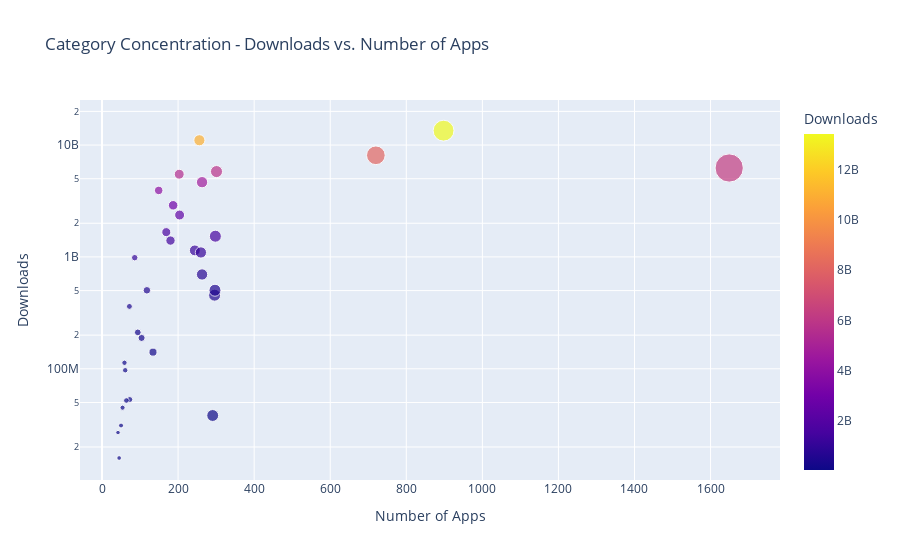

Notebook code for this chart:
### Code cell
scatter = px.scatter(cate_install_apps, x='Nb_Apps', y='Downloads', color='Downloads', size='Nb_Apps',
                    title = 'Category Concentration - Downloads vs. Number of Apps', hover_name='Category')
scatter.update_layout(xaxis_title='Number of Apps',
                     yaxis=dict(type='log'))
scatter.show()

### Figure 1 — Plotly figure (JSON) as saved in the notebook; plotly's stock layout.template omitted (floating-point values rounded to 4 significant figures)
{"data": [{"hovertemplate": "<b>%{hovertext}</b><br><br>Nb_Apps=%{marker.size}<br>Downloads=%{marker.color}<extra></extra>", "hovertext": ["ART_AND_DESIGN", "AUTO_AND_VEHICLES", "BEAUTY", "BOOKS_AND_REFERENCE", "BUSINESS", "COMICS", "COMMUNICATION", "DATING", "EDUCATION", "ENTERTAINMENT", "EVENTS", "FAMILY", "FINANCE", "FOOD_AND_DRINK", "GAME", "HEALTH_AND_FITNESS", "HOUSE_AND_HOME", "LIBRARIES_AND_DEMO", "LIFESTYLE", "MAPS_AND_NAVIGATION", "MEDICAL", "NEWS_AND_MAGAZINES", "PARENTING", "PERSONALIZATION", "PHOTOGRAPHY", "PRODUCTIVITY", "SHOPPING", "SOCIAL", "SPORTS", "TOOLS", "TRAVEL_AND_LOCAL", "VIDEO_PLAYERS", "WEATHER"], "legendgroup": "", "marker": {"color": [113233100, 53129800, 26916200, 1665791655, 697018120, 44931100, 11038241530, 140912410, 188851000, 984660000, 15949410, 6236955490, 455249400, 211677750, 13447762717, 1144006220, 97072000, 52083000, 503611120, 503267560, 38252676, 2369110650, 31116110, 1532352930, 4658143130, 5793070180, 1400331540, 5487841475, 1096431465, 8100724500, 2894859300, 3931797200, 361096500], "coloraxis": "coloraxis", "size": [59, 73, 42, 169, 263, 54, 256, 134, 104, 86, 45, 1649, 296, 94, 898, 244, 61, 64, 297, 118, 291, 204, 50, 298, 263, 301, 180, 203, 260, 720, 187, 149, 72], "sizemode": "area", "sizeref": 4.122, "symbol": "circle"}, "mode": "markers", "name": "", "orientation": "v", "showlegend": false, "type": "scatter", "x": [59, 73, 42, 169, 263, 54, 256, 134, 104, 86, 45, 1649, 296, 94, 898, 244, 61, 64, 297, 118, 291, 204, 50, 298, 263, 301, 180, 203, 260, 720, 187, 149, 72], "xaxis": "x", "y": [113233100, 53129800, 26916200, 1665791655, 697018120, 44931100, 11038241530, 140912410, 188851000, 984660000, 15949410, 6236955490, 455249400, 211677750, 13447762717, 1144006220, 97072000, 52083000, 503611120, 503267560, 38252676, 2369110650, 31116110, 1532352930, 4658143130, 5793070180, 1400331540, 5487841475, 1096431465, 8100724500, 2894859300, 3931797200, 361096500], "yaxis": "y"}], "layout": {"coloraxis": {"colorbar": {"title": {"text": "Downloads"}}, "colorscale": [[0, "#0d0887"], [0.1111, "#46039f"], [0.2222, "#7201a8"], [0.3333, "#9c179e"], [0.4444, "#bd3786"], [0.5556, "#d8576b"], [0.6667, "#ed7953"], [0.7778, "#fb9f3a"], [0.8889, "#fdca26"], [1, "#f0f921"]]}, "legend": {"itemsizing": "constant", "tracegroupgap": 0}, "title": {"text": "Category Concentration - Downloads vs. Number of Apps"}, "xaxis": {"anchor": "y", "domain": [0, 1], "title": {"text": "Number of Apps"}}, "yaxis": {"anchor": "x", "domain": [0, 1], "title": {"text": "Downloads"}, "type": "log"}}}
